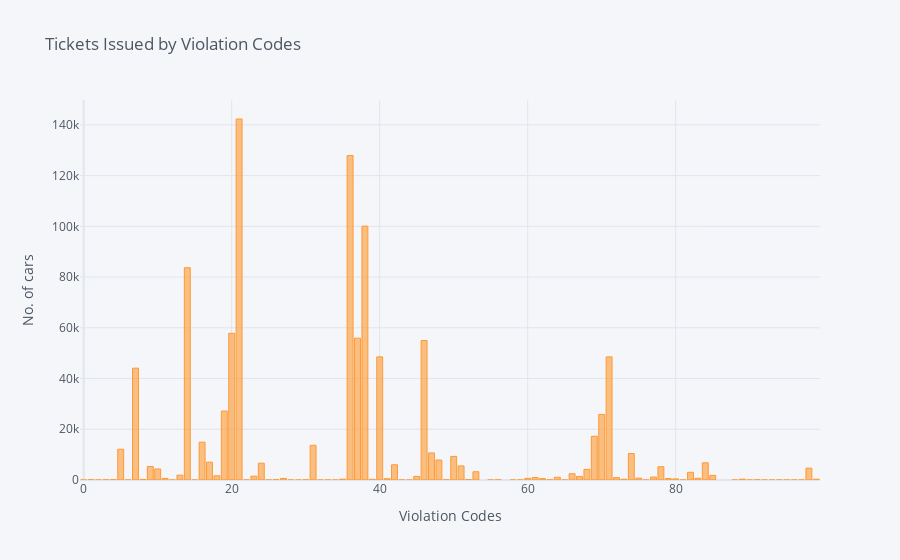

Here is the notebook cell this chart was saved with:
### Code cell
df_new2['Violation Code'].value_counts().iplot(kind="bar",bins=30,
               title="Tickets Issued by Violation Codes",
              xTitle="Violation Codes",
            yTitle="No. of cars");

### Figure 1 — Plotly figure (JSON) as saved in the notebook; plotly's stock layout.template omitted (floating-point values rounded to 4 significant figures)
{"data": [{"marker": {"color": "rgba(255, 153, 51, 0.6)", "line": {"color": "rgba(255, 153, 51, 1.0)", "width": 1}}, "name": "Violation Code", "orientation": "v", "text": "", "type": "bar", "x": [21, 36, 38, 14, 20, 37, 46, 71, 40, 7, 19, 70, 69, 16, 31, 5, 47, 74, 50, 48, 17, 84, 24, 42, 51, 9, 78, 98, 10, 68, 53, 82, 66, 13, 85, 18, 23, 45, 67, 77, 64, 61, 72, 75, 83, 60, 27, 11, 79, 62, 41, 80, 35, 89, 99, 73, 39, 8, 52, 26, 4, 63, 1, 91, 49, 3, 56, 30, 81, 94, 59, 43, 95, 6, 0, 65, 55, 25, 2, 22, 97, 96, 92, 58, 33, 90, 93, 32, 12, 29, 15, 88, 28, 76, 34, 44], "y": [142316, 127927, 100077, 83692, 57833, 55912, 54993, 48539, 48536, 44094, 27183, 25847, 17247, 14901, 13697, 12132, 10669, 10430, 9297, 7885, 7024, 6778, 6628, 6006, 5543, 5318, 5232, 4669, 4346, 4187, 3252, 3040, 2471, 1912, 1826, 1656, 1503, 1418, 1400, 1142, 1090, 1008, 944, 714, 694, 638, 630, 612, 581, 554, 509, 433, 335, 330, 303, 302, 275, 222, 148, 120, 108, 104, 94, 93, 79, 73, 72, 67, 29, 28, 25, 25, 20, 20, 19, 19, 18, 17, 15, 15, 8, 7, 6, 5, 4, 4, 4, 3, 3, 3, 3, 3, 2, 2, 2, 1]}], "layout": {"legend": {"bgcolor": "#F5F6F9", "font": {"color": "#4D5663"}}, "paper_bgcolor": "#F5F6F9", "plot_bgcolor": "#F5F6F9", "title": {"font": {"color": "#4D5663"}, "text": "Tickets Issued by Violation Codes"}, "xaxis": {"gridcolor": "#E1E5ED", "showgrid": true, "tickfont": {"color": "#4D5663"}, "title": {"font": {"color": "#4D5663"}, "text": "Violation Codes"}, "zerolinecolor": "#E1E5ED"}, "yaxis": {"gridcolor": "#E1E5ED", "showgrid": true, "tickfont": {"color": "#4D5663"}, "title": {"font": {"color": "#4D5663"}, "text": "No. of cars"}, "zerolinecolor": "#E1E5ED"}}}
